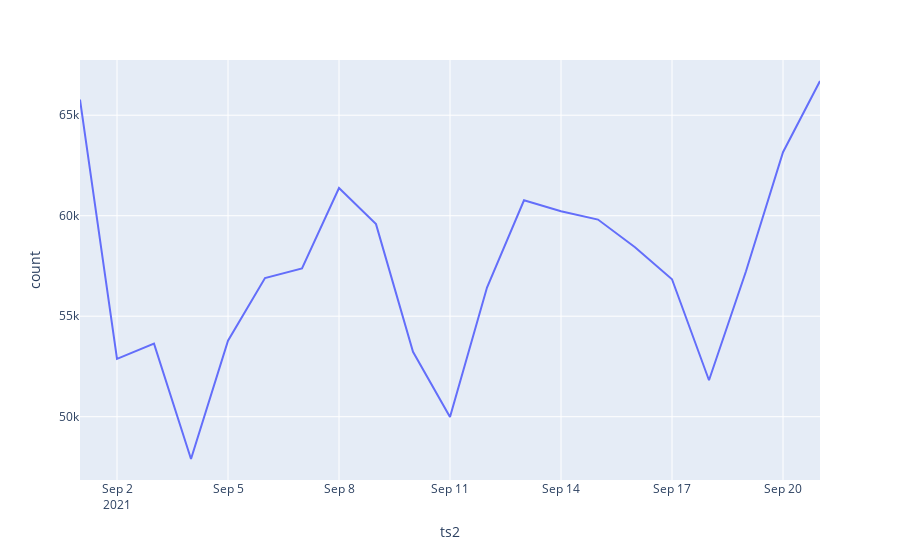

Notebook cell for this chart:
### Markdown cell above
Построила линейный график, который отображает количество просмотров яндекс картинок по дням, чтобы отследить колебания пользовательской активности с течением времени.

### Code cell
import plotly.express as px
df1 = (
    df
    .groupby(['ts2'])['query']
    .agg({'count'})
    .reset_index()
    )
print(df1)
px.line(df1, x = 'ts2', y = 'count')

### Figure 1 — Plotly figure (JSON) as saved in the notebook; plotly's stock layout.template omitted (floating-point values rounded to 4 significant figures)
{"data": [{"hovertemplate": "ts2=%{x}<br>count=%{y}<extra></extra>", "legendgroup": "", "line": {"color": "#636efa", "dash": "solid"}, "marker": {"symbol": "circle"}, "mode": "lines", "name": "", "orientation": "v", "showlegend": false, "type": "scatter", "x": ["2021-09-01", "2021-09-02", "2021-09-03", "2021-09-04", "2021-09-05", "2021-09-06", "2021-09-07", "2021-09-08", "2021-09-09", "2021-09-10", "2021-09-11", "2021-09-12", "2021-09-13", "2021-09-14", "2021-09-15", "2021-09-16", "2021-09-17", "2021-09-18", "2021-09-19", "2021-09-20", "2021-09-21"], "xaxis": "x", "y": [65780, 52876, 53636, 47895, 53780, 56900, 57379, 61378, 59582, 53229, 49987, 56424, 60768, 60226, 59808, 58428, 56838, 51812, 57235, 63160, 66703], "yaxis": "y"}], "layout": {"autosize": true, "legend": {"tracegroupgap": 0}, "margin": {"t": 60}, "xaxis": {"anchor": "y", "autorange": true, "domain": [0, 1], "range": ["2021-09-01", "2021-09-21"], "title": {"text": "ts2"}, "type": "date"}, "yaxis": {"anchor": "x", "autorange": true, "domain": [0, 1], "range": [46850.0, 67750.0], "title": {"text": "count"}, "type": "linear"}}}
